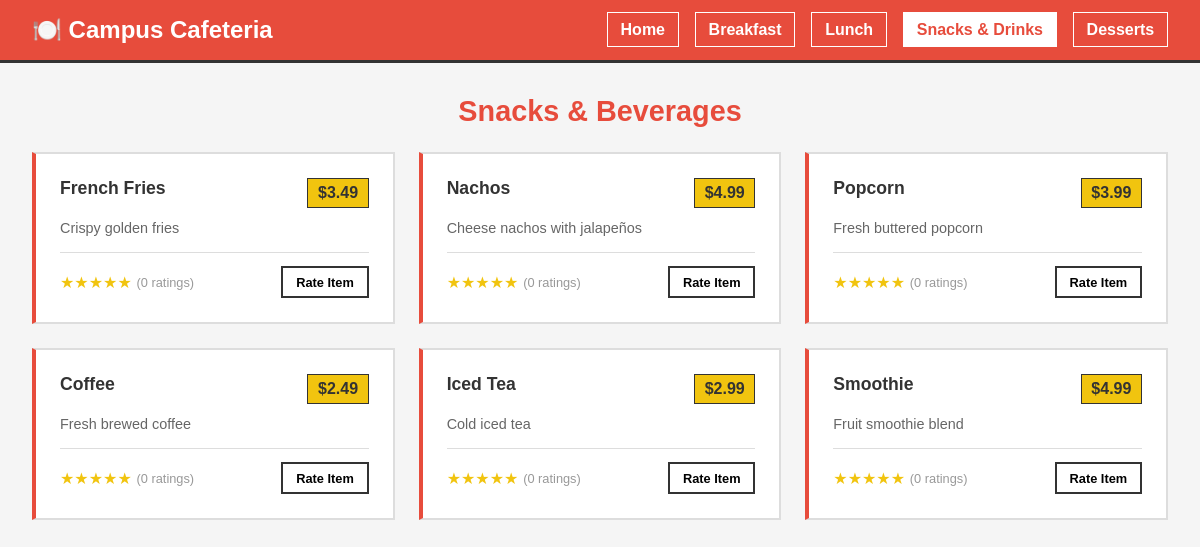
The app's page /menu/4, older data.
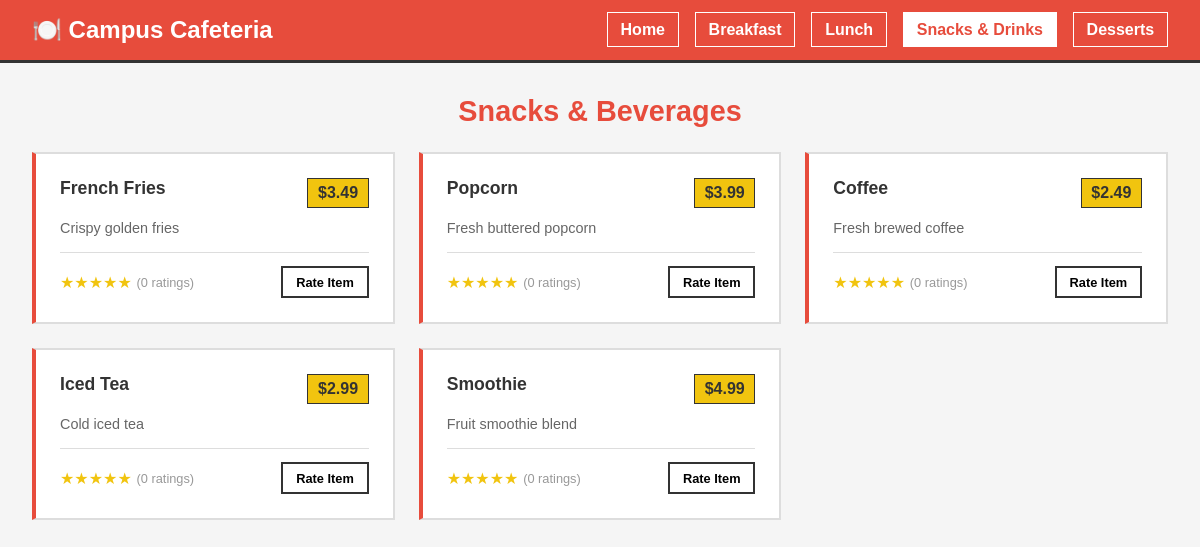
The same page, newer data.
### tables this page shows
CREATE TABLE menu_items (
                    id INTEGER PRIMARY KEY AUTOINCREMENT,
                    name TEXT NOT NULL,
                    category TEXT NOT NULL,
                    description TEXT,
                    price REAL NOT NULL,
                    page INTEGER NOT NULL,
                    available INTEGER DEFAULT 1
                );

### app.py (the view)
@app.route('/menu/<int:page_num>')
def menu(page_num):
    if page_num < 1 or page_num > 5:
        return "Page not found", 404
    conn = get_db_connection()
    items = conn.execute('SELECT * FROM menu_items WHERE page = ?', (page_num,)).fetchall()
    conn.close()
    page_titles = {
        1: 'Home',
        2: 'Breakfast',
        3: 'Lunch',
        4: 'Snacks & Beverages',
        5: 'Desserts'
    }
    return render_template('index.html',
                          page=page_num,
                          items=items,
                          page_title=page_titles.get(page_num, 'Menu'),
                          cafeteria_info=CAFETERIA_INFO)

### PDataBase.py (called while the page is built)
def get_db_connection():
    connection = sqlite3.connect(db_path)
    connection.row_factory = sqlite3.Row
    return connection

### templates/index.html (shortened to what this page needs)
<!DOCTYPE html>
<html lang="en">
<head>
    <link rel="stylesheet" href="{{ url_for('static', filename='styles.css') }}">
</head>
<body>
    <div class="container">
        <nav class="navbar">
            <div class="nav-brand">🍽️ Campus Cafeteria</div>
            <ul class="nav-links">
                <li><a href="/" class="{% if page == 1 %}active{% endif %}">Home</a></li>
                <li><a href="/menu/2" class="{% if page == 2 %}active{% endif %}">Breakfast</a></li>
                <li><a href="/menu/3" class="{% if page == 3 %}active{% endif %}">Lunch</a></li>
                <li><a href="/menu/4" class="{% if page == 4 %}active{% endif %}">Snacks & Drinks</a></li>
                <li><a href="/menu/5" class="{% if page == 5 %}active{% endif %}">Desserts</a></li>
            </ul>
        </nav>
        {% if page == 1 %}
        <div class="page home-page">
            <div class="hero">
                <h1>Welcome to FutureDev Cafeteria</h1>
                <p class="subtitle">Your favorite place to eat on campus</p>
            </div>
            <div class="info-section">
                <div class="info-card">
                    <h2>📍 Location & Hours</h2>
                    <p><strong>{{ cafeteria_info.location }}</strong></p>
                    <p>{{ cafeteria_info.hours }}</p>
                </div>
                <div class="info-card">
                    <h2>📞 Contact Us</h2>
                    <p><strong>Phone:</strong> {{ cafeteria_info.phone }}</p>
                    <p><strong>Email:</strong> {{ cafeteria_info.email }}</p>
                </div>
                </div>
            </div>
            <div class="menu-preview">
                <h2>Browse Our Menu</h2>
                <div class="preview-grid">
                    <a href="/menu/2" class="preview-card">
                        <span class="emoji">🥞</span>
                        <h3>Breakfast</h3>
                        <p>Start your day right</p>
                    </a>
                    <a href="/menu/3" class="preview-card">
                        <span class="emoji">🍔</span>
                        <h3>Lunch</h3>
                        <p>Satisfying meals</p>
                    </a>
                    <a href="/menu/4" class="preview-card">
                        <span class="emoji">🍿</span>
                        <h3>Snacks & Drinks</h3>
                        <p>Quick bites & beverages</p>
                    </a>
                    <a href="/menu/5" class="preview-card">
                        <span class="emoji">🍰</span>
                        <h3>Desserts</h3>
                        <p>Sweet treats</p>
                    </a>
                </div>
            </div>
            <div class="quick-links">
                <a href="#" onclick="showFeedbackModal(); return false;" class="quick-link">💬 Send Feedback</a>
            </div>
        </div>
        {% else %}
        <div class="page menu-page">
            <h1>{{ page_title }}</h1>
            {% if items %}
            <div class="menu-grid">
                {% for item in items %}
                <div class="menu-item">
                    <div class="item-header">
                        <h3>{{ item.name }}</h3>
                        <span class="price">${{ "%.2f"|format(item.price) }}</span>
                    </div>
                    <p class="description">{{ item.description }}</p>
                    <div class="rating-section">
                        <div class="rating-display" id="rating-{{ item.id }}">
                            <span class="stars">★★★★★</span>
                            <span class="rating-count">(0 ratings)</span>
                        </div>
                        <button class="btn btn-small" data-item-id="{{ item.id }}" data-item-name="{{ item.name }}" onclick="showRatingModal(this)">Rate Item</button>
                    </div>
                </div>
                {% endfor %}
            </div>
            {% else %}
            <p class="no-items">No items available for this category.</p>
            {% endif %}
        </div>
        {% endif %}
    </div>
</body>
</html>

### static/styles.css (style rules this page uses)
* { margin: 0; padding: 0; box-sizing: border-box; }
:root { --primary: #e74c3c; --secondary: #3498db; --accent: #f1c40f; --dark: #333; --light: #ddd; }
body { font-family: Arial, sans-serif; background: #f5f5f5; color: var(--dark); }
.container { max-width: 1200px; margin: 0 auto; }
.navbar { background: var(--primary); padding: 1rem 2rem; display: flex; justify-content: space-between; align-items: center; flex-wrap: wrap; border-bottom: 3px solid var(--dark); }
.nav-brand { font-size: 1.5rem; font-weight: bold; color: white; }
.nav-links { display: flex; list-style: none; gap: 1rem; flex-wrap: wrap; }
.nav-links a { color: white; text-decoration: none; font-weight: bold; padding: 0.5rem 0.8rem; border: 1px solid white; }
.nav-links a.active { background: white; color: var(--primary); }
.page { padding: 2rem; }
.menu-page h1 { text-align: center; margin-bottom: 1.5rem; font-size: 1.8rem; color: var(--primary); }
.menu-grid { display: grid; grid-template-columns: repeat(auto-fill, minmax(280px, 1fr)); gap: 1.5rem; }
.menu-item { background: white; padding: 1.5rem; border: 2px solid var(--light); border-left: 4px solid var(--primary); }
.item-header { display: flex; justify-content: space-between; margin-bottom: 0.8rem; }
.item-header h3 { font-size: 1.1rem; margin: 0; flex: 1; }
.price { background: var(--accent); color: var(--dark); padding: 0.3rem 0.6rem; font-weight: bold; white-space: nowrap; margin-left: 0.5rem; border: 1px solid var(--dark); }
.description { color: #666; margin-bottom: 0.8rem; font-size: 0.9rem; }
.rating-section { display: flex; justify-content: space-between; margin-top: 1rem; border-top: 1px solid var(--light); padding-top: 0.8rem; }
.rating-display { display: flex; align-items: center; gap: 0.3rem; }
.stars { color: var(--accent); font-size: 1rem; }
.rating-count { font-size: 0.8rem; color: #999; }
.btn { padding: 0.6rem 1rem; border: 2px solid var(--dark); cursor: pointer; font-size: 0.9rem; font-weight: bold; background: white; }
.btn-small { padding: 0.4rem 0.8rem; font-size: 0.8rem; }

Row changes from the older to the newer data that the page shows:
removed menu_items: name "Nachos", price "4.99", description "Cheese nachos with jalapeños"
